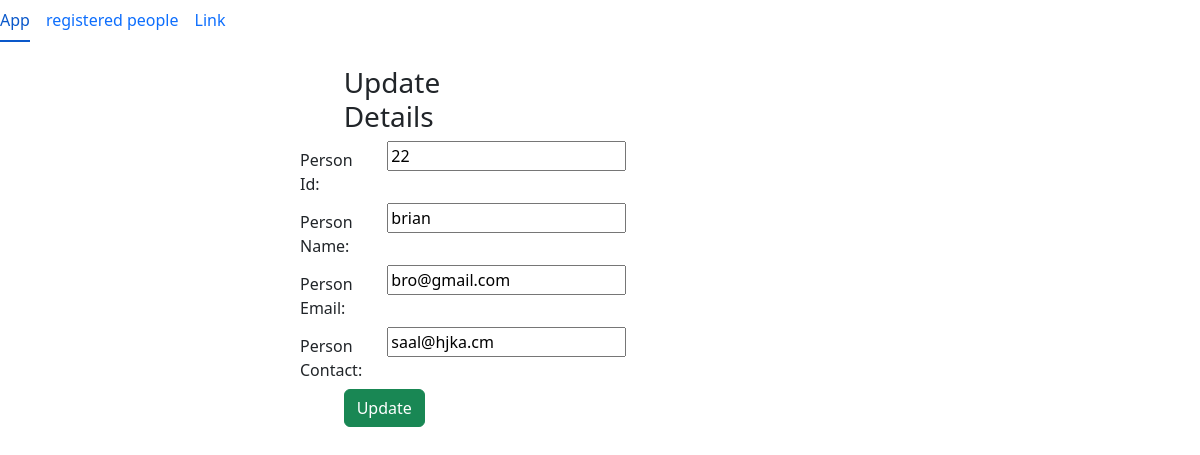
/edit/6, run on the app's committed database.
### local/models.py (models this page shows)
class Person(models.Model):
    person_id = models.CharField(max_length=20)
    person_name = models.CharField(max_length=100)
    person_email = models.EmailField()
    person_contact = models.CharField(max_length=15)
    class Meta:
        db_table = "person"

### local/views.py (the view)
# urls.py: path('edit/<int:id>', views.edit),
def edit(request, id):
    person2 = Person.objects.get(id=id)
    return render(request,'edit.html', {'person2':person2})

### local/templates/edit.html (shortened to what this page needs)
{% extends 'base.html' %}
{% block area %}
<form method="POST" class="post-form" action="/update/{{person2.id}}">
    <div class="col-md-5 offset-md-3">
<br>
    <div class="form-group row">
    <label class="col-sm-1 col-form-label"></label>
    <div class="col-sm-4">
    <h3>Update Details</h3>
    </div>
  </div>
    <div class="form-group row">
    <label class="col-sm-2 col-form-label">Person Id:</label>
    <div class="col-sm-4">
        <input type="text" name="person_id"  required maxlength="20" value="{{ person2.person_id }}"/>
    </div>
  </div>
  <div class="form-group row">
    <label class="col-sm-2 col-form-label">Person Name:</label>
    <div class="col-sm-4">
        <input type="text" name="person_name"  required maxlength="100" value="{{ person2.person_name}}" />
    </div>
  </div>
    <div class="form-group row">
    <label class="col-sm-2 col-form-label">Person Email:</label>
    <div class="col-sm-4">
        <input type="email" name="person_email"  required maxlength="254" value="{{ person2.person_email }}" />
    </div>
  </div>
    <div class="form-group row">
    <label class="col-sm-2 col-form-label">Person Contact:</label>
    <div class="col-sm-4">
        <input type="text" name="person_contact" required maxlength="15" value="{{ person2.person_contact }}" />
    </div>
  </div>
    <div class="form-group row">
    <label class="col-sm-1 col-form-label"></label>
    <div class="col-sm-4">
    <button type="submit" class="btn btn-success">Update</button>
    </div>
  </div>
    </div>
</form>
{% endblock %}

### data on the page
Person: person_id "22", person_name "brian", person_email "bro@gmail.com", person_contact "saal@hjka.cm"
